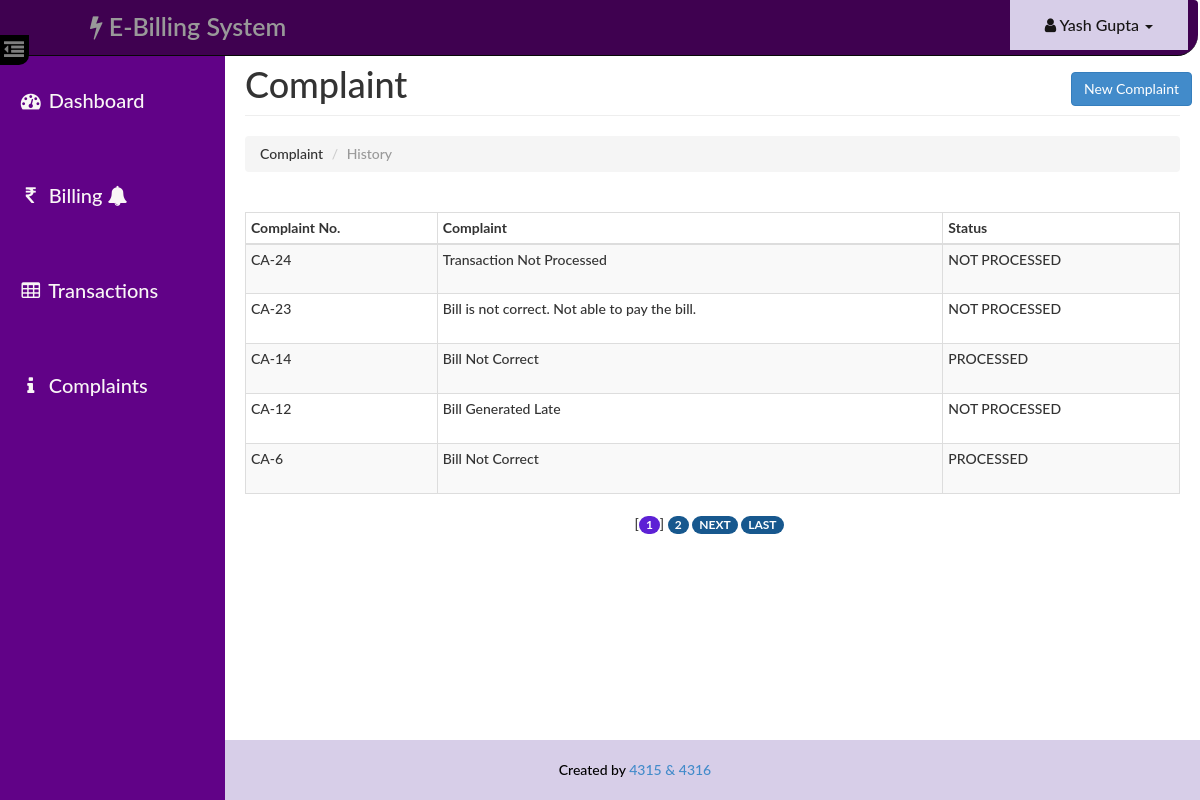
The app's page /user/complaint.php (signed in) with its own data.
### tables this page shows
CREATE TABLE `complaint` (
  `id` int(14) NOT NULL,
  `uid` int(14) NOT NULL,
  `aid` int(14) NOT NULL,
  `complaint` varchar(140) NOT NULL,
  `status` varchar(40) NOT NULL
);

### user/paging1.php (called while the page is built, shortened)
<?php
    $rowsperpage = 5;
    if (isset($_GET['currentpage']) && is_numeric($_GET['currentpage'])) {
       $currentpage = (int) $_GET['currentpage'];
    } else {
       $currentpage = 1;
    }
    $offset = ($currentpage - 1) * $rowsperpage;
 ?>

### Includes/user.php (called while the page is built, shortened)
<?php
    function retrieve_complaints ($id,$offset, $rowsperpage) {
        global $con;
        $query = "SELECT * FROM complaint where uid={$id} ";
        $query .= "ORDER BY id DESC ";
        $query .= "LIMIT {$offset}, {$rowsperpage}";
        $result1 = mysqli_query($con,$query);
        return $result1;
    }
 ?>

### user/complaint.php (the view, shortened to what this page needs)
<?php
    require_once('head_html.php');
    require_once('../Includes/session.php');
    require_once('../Includes/user.php');
?>
<body>
    <div id="wrapper">
        <?php
            require_once("nav.php");
            require_once("sidebar.php");
        ?>
        <div id="page-content-wrapper">
            <div class="container-fluid">
                <div class="row">
                    <div class="col-lg-12">
                        <h1 class="page-header">
                            Complaint
                            <button class="btn btn-primary" data-toggle="modal" style="position:relative;left:70%" data-target="#Complaint">New Complaint</button>
                        </h1>
                        <ol class="breadcrumb">
                          <li>Complaint</li>
                          <li class="active">History</li>
                        </ol>
                        <div class="table-responsive">
                            <table class="table table-hover table-striped table-bordered table-condensed">
                                <thead>
                                    <tr>
                                        <th>Complaint No.</th>
                                        <th>Complaint</th>
                                        <th>Status</th>
                                    </tr>
                                </thead>
                                <tbody>
                                    <?php
                                    include("paging1.php");
                                    $result = retrieve_complaints($_SESSION['uid'],$offset, $rowsperpage);
                                    while($row = mysqli_fetch_assoc($result)){
                                    ?>
                                        <tr>
                                            <td><?php echo 'CA-'.$row['id']  ?></td>
                                            <td height="50"><?php echo $row['complaint'] ?></td>
                                            <td><?php echo $row['status'] ?></td>
                                        </tr>
                                    <?php } ?>
                                </tbody>
                            </table>
                            <?php include("paging2.php");  ?>
                        </div>
                    </div>
                </div>
            </div>
        </div>
    </div>
 <?php
    require_once("footer.php");
?>
</body>
</html>

### assets/css/dash_user.css (style rules this page uses)
body, html { width: 100%; height: 100%; }
body, h1, h2, h3, h4, h5, h6 { font-family: "Lato","Helvetica Neue",Helvetica,Arial,sans-serif; font-weight: 500; }
#wrapper { padding-left: 10px; padding-top: 5px; -webkit-transition: all 0.5s ease; -moz-transition: all 0.5s ease; -o-transition: all 0.5s ease; transition: all 0.5s ease; }
#page-content-wrapper { width: 100%; padding: 15px; min-height:580px; }
@media (min-width:768px) { #wrapper { padding-left: 225px; } }
@media (min-width:768px) { #page-content-wrapper { padding: 20px; } }
.table-responsive { padding-top: 20px; padding-bottom: 20px; }

### records on screen
complaint: id "24", complaint "Transaction Not Processed", status "NOT PROCESSED"
complaint: id "23", complaint "Bill is not correct. Not able to pay the bill.", status "NOT PROCESSED"
complaint: id "14", complaint "Bill Not Correct", status "PROCESSED"
complaint: id "12", complaint "Bill Generated Late", status "NOT PROCESSED"
complaint: id "6", complaint "Bill Not Correct", status "PROCESSED"

### other values on screen
$user "Yash Gupta"
